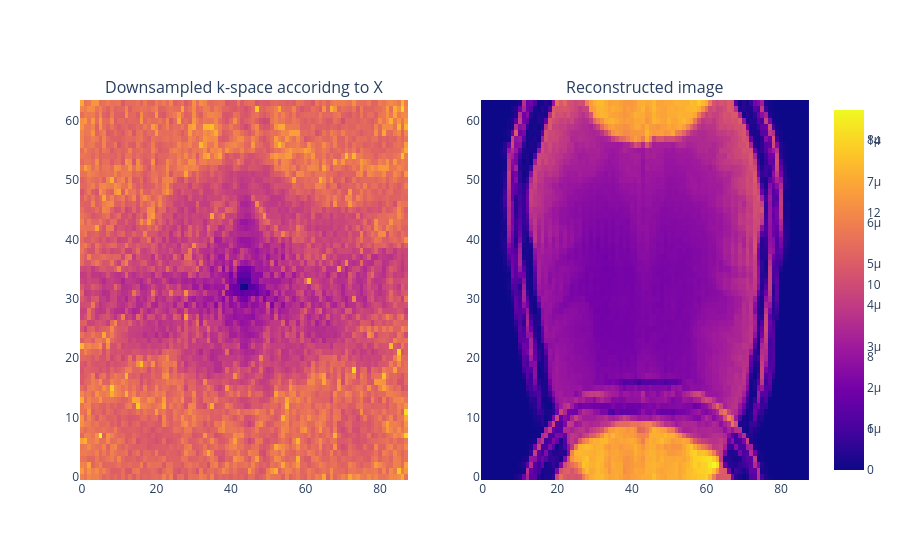

Notebook code for this chart:
### Markdown cell above
## Figure downsampling

### Code cell
#| label: figDownsamplingX

import numpy as np
from plotly.subplots import make_subplots
import plotly.graph_objects as go
import plotly.io as pio
from scipy.io import loadmat

# Interactive display in the notebook
pio.renderers.default = "plotly_mimetype"

# Check if static image export is available for PDF
try:
    pio.to_image(go.Figure(), format="png")
    static_export = True
except Exception as exc:
    static_export = False
    print(f"Static PNG export unavailable: {type(exc).__name__}: {exc}")

#K-spaces and image spaces downsampled by half according to x
data = loadmat("kx.mat")
kx = data["magx"]

data = loadmat("magimx.mat")
magimx = data["magimx"]

fig = make_subplots(1, 2, subplot_titles=("Downsampled k-space accoridng to X", "Reconstructed image"))

fig.add_trace(go.Heatmap(visible=True, z=kx[:,:]), row=1, col=1)
fig.add_trace(go.Heatmap(visible=True, z=magimx[:,:]), row=1, col=2)

fig

### Figure 1 — Plotly figure (JSON) as saved in the notebook; plotly's stock layout.template omitted (floating-point values rounded to 4 significant figures; data arrays with more than 128 entries replaced by an {"elided": "..."} marker saying what was removed)
{"data": [{"type": "heatmap", "visible": true, "xaxis": "x", "yaxis": "y", "z": {"elided": "64x88 float values"}}, {"type": "heatmap", "visible": true, "xaxis": "x2", "yaxis": "y2", "z": {"elided": "64x88 float values"}}], "layout": {"annotations": [{"font": {"size": 16}, "showarrow": false, "text": "Downsampled k-space accoridng to X", "x": 0.225, "xanchor": "center", "xref": "paper", "y": 1, "yanchor": "bottom", "yref": "paper"}, {"font": {"size": 16}, "showarrow": false, "text": "Reconstructed image", "x": 0.775, "xanchor": "center", "xref": "paper", "y": 1, "yanchor": "bottom", "yref": "paper"}], "xaxis": {"anchor": "y", "domain": [0, 0.45]}, "xaxis2": {"anchor": "y2", "domain": [0.55, 1]}, "yaxis": {"anchor": "x", "domain": [0, 1]}, "yaxis2": {"anchor": "x2", "domain": [0, 1]}}}
